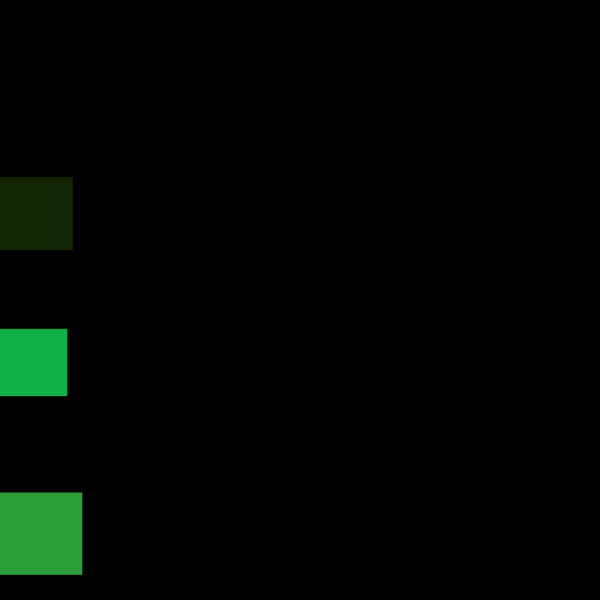
Frame 1 (no input)
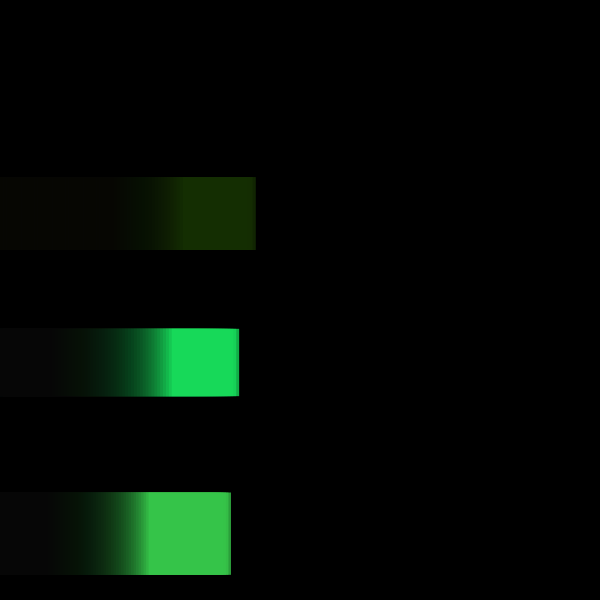
Frame 60 (the mouse pressed at the canvas centre just before this capture)
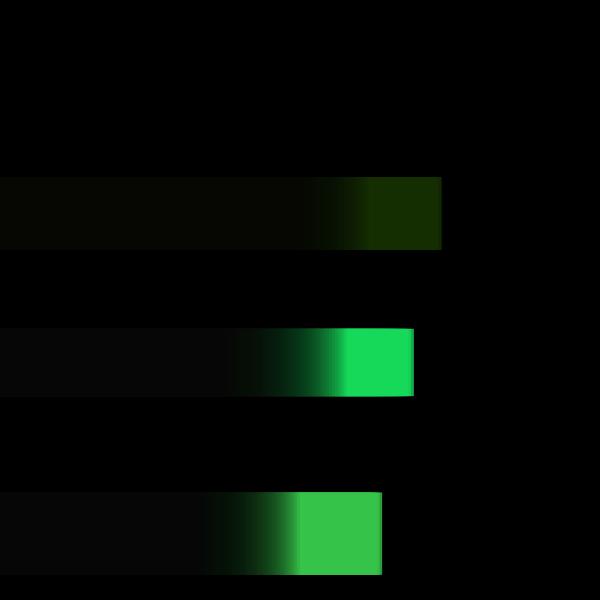
Frame 120 (the mouse held since frame 60 and released just before this capture)

The Processing sketch that drew these frames (run headless with seeded random() and noise(); from frame 60 on, the mouse is pressed at the canvas centre):

// Processing sketch: cuadradosConObjetos
// ── cuadradosConObjetos.pde
/*Este ejemplo contiene tres instancias (tres aplicaciones) de la clase Cuadrado
 Cada una se genera con velocidades, ubicación y color aleatorio. Al salir de la ventana
 vuelven a reingresar tomando nuevos valores*/
/*Prueben creando un Constructor c/ paràmetros para tener una instancia con valores
 definidos*/

Cuadrado c1, c2, c3; // declaramos las instancias
void setup() {
  size(600, 600);
  c1 = new Cuadrado(); // construimos cada una de ellas
  c2 = new Cuadrado();
  c3 = new Cuadrado();
  background(0); // dejo el background acà para permitir el efecto de "arrastre"
}

void draw() {

  c1.dibujar();
  c2.dibujar();
  c3.dibujar();
  c1.mover();
  c2.mover();
  c3.mover();
  fill(0, 20);
  rect(0, 0, width, height);
}

// ── claseCuadrados.pde
class Cuadrado {
  float px, py, dx;
  float tam;
  color colorCuadrado;
  Cuadrado() {
    tam = random(50, 100);
    px = 0;
    dx = random(2, 4);
    py = random(0, height-tam);
    colorCuadrado = color(random(255), random(255), random(255), 200);
  }
  void dibujar() {
    noStroke();
    fill(colorCuadrado);
    rect(px, py, tam, tam);
  }
  void mover() {
    if (px>width) {
      reiniciar(); /* esto NO es una función. Es un método aplicado dentro de otro método */
    }
    px += dx;
  }
  void reiniciar() {
    tam = random(50, 100);
    dx = random(2, 4);
    px = -tam;
    py = random(0, height-tam);
    colorCuadrado = color(random(255), random(255), random(255), 200);
  }
}
